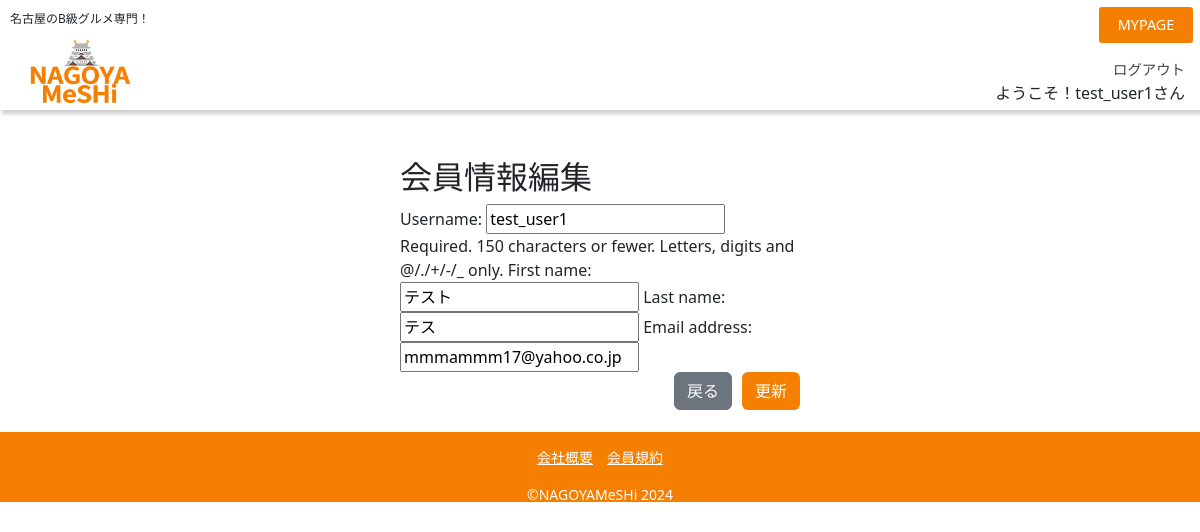
The page /general/user_update/5/ (signed in) on the database as committed earlier.
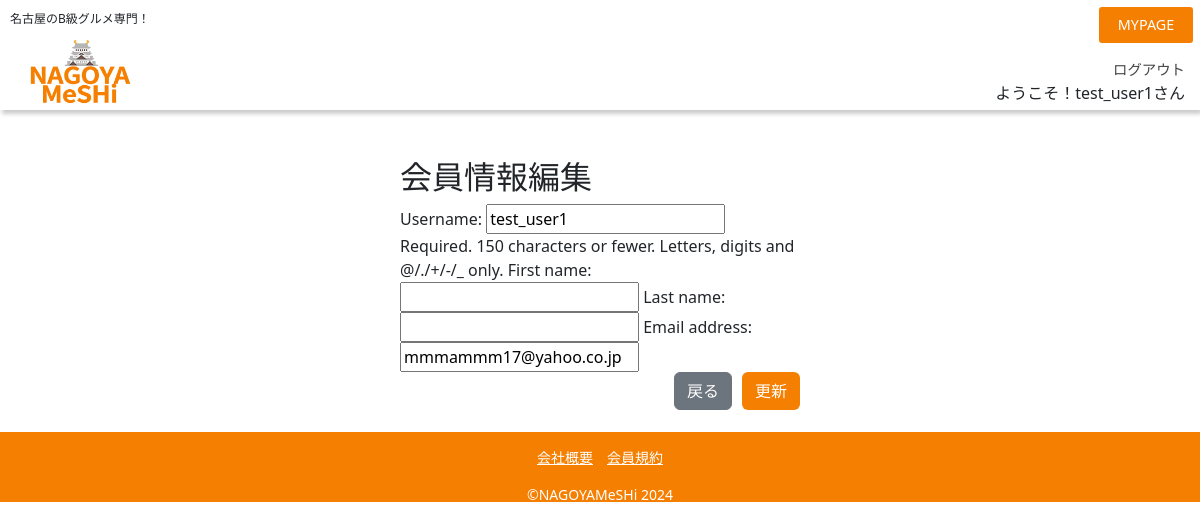
The same page on the database as committed later.
### commondb/models/user.py (models this page shows, shortened)
class User(AbstractUser):
    is_paid_member = models.BooleanField(verbose_name='有料会員', default=False)
    is_manage_member = models.BooleanField(verbose_name='管理者', default=False)
    class Meta:
        verbose_name = 'ユーザー'
        verbose_name_plural = 'ユーザー一覧'

### general/views/user_update_view.py (the view)
# urls.py: path('general/user_update/<int:pk>/', UserUpdateView.as_view(), name="user_update"),
class UserUpdateView(LoginRequiredMixin, UpdateView):
    model = User
    fields = ['username', 'first_name', 'last_name', 'email', ]
    template_name = 'general/user_update.html'

### templates/general/user_update.html (shortened to what this page needs)
{% extends "base.html" %}
{% load bootstrap %}
{% block head %}<link href="https://cdn.jsdelivr.net/npm/bootstrap@5.3.0-alpha3/dist/css/bootstrap.min.css" rel="stylesheet">
{% endblock %}
{% block content %}
<div class="form_container mt-5">
    <h2>会員情報編集</h2>
    <form method="post">
      {{ form|bootstrap }}
      <br>
      <button type="submit" class="btn" style="background-color: #F57F00; color: #FFFFFF; margin-left: 10px;">更新</button>
      <button type="button" class="btn btn-secondary btn-block" onClick="javascript:history.go(-1);">戻る</button>
    </form>
  </div>
{% endblock %}

### templates/base.html (shortened to what this page needs)
{% load static %}
<!DOCTYPE html>
<html lang="ja">
<head>
    <link rel="stylesheet" href="/static/css/stylesheet.css">
    <link rel="stylesheet" href="https://unpkg.com/ress/dist/ress.min.css">
    <link rel="stylesheet" type="text/css" href="https://cdn.jsdelivr.net/npm/slick-carousel@1.8.1/slick/slick.css"/>
    <link rel="stylesheet" type="text/css" href="https://cdn.jsdelivr.net/npm/slick-carousel@1.8.1/slick/slick-theme.css"/>
    {% block head %}{% endblock %}
</head>
<body>
    <header>
        <div class="logo-container">
            <p>名古屋のB級グルメ専門！</p>
            <h1><a href="{% url 'top' %}"><img src="/static/general/images/logo.png" alt="ロゴ"></a></h1>
        </div>
        {% if request.user.is_authenticated %}
        <nav>
            <a class="header_btn" href="{% url 'mypage' pk=user.id %}">MYPAGE</a>
            <a class="logout_link" href="{% url 'logout' %}">ログアウト</a>
            <p>
                ようこそ！{{user.get_username}}さん
            </p>
        </nav>
        {% endif%}
    </header>
    {% block content %}{% endblock %}
    <footer>
        <nav>
            <p><a href="{% url 'company' pk=1 %}" >会社概要</a><a href="{% url 'reguration' %}" >会員規約</a></p>
            <p>&copy;NAGOYAMeSHi 2024</p>
        </nav>
    </footer>
</body>
</html>

Rows that differ between the two databases and show on the page:
changed User "test_user1": first_name "テスト" → (not shown); last_name "テス" → (not shown)
